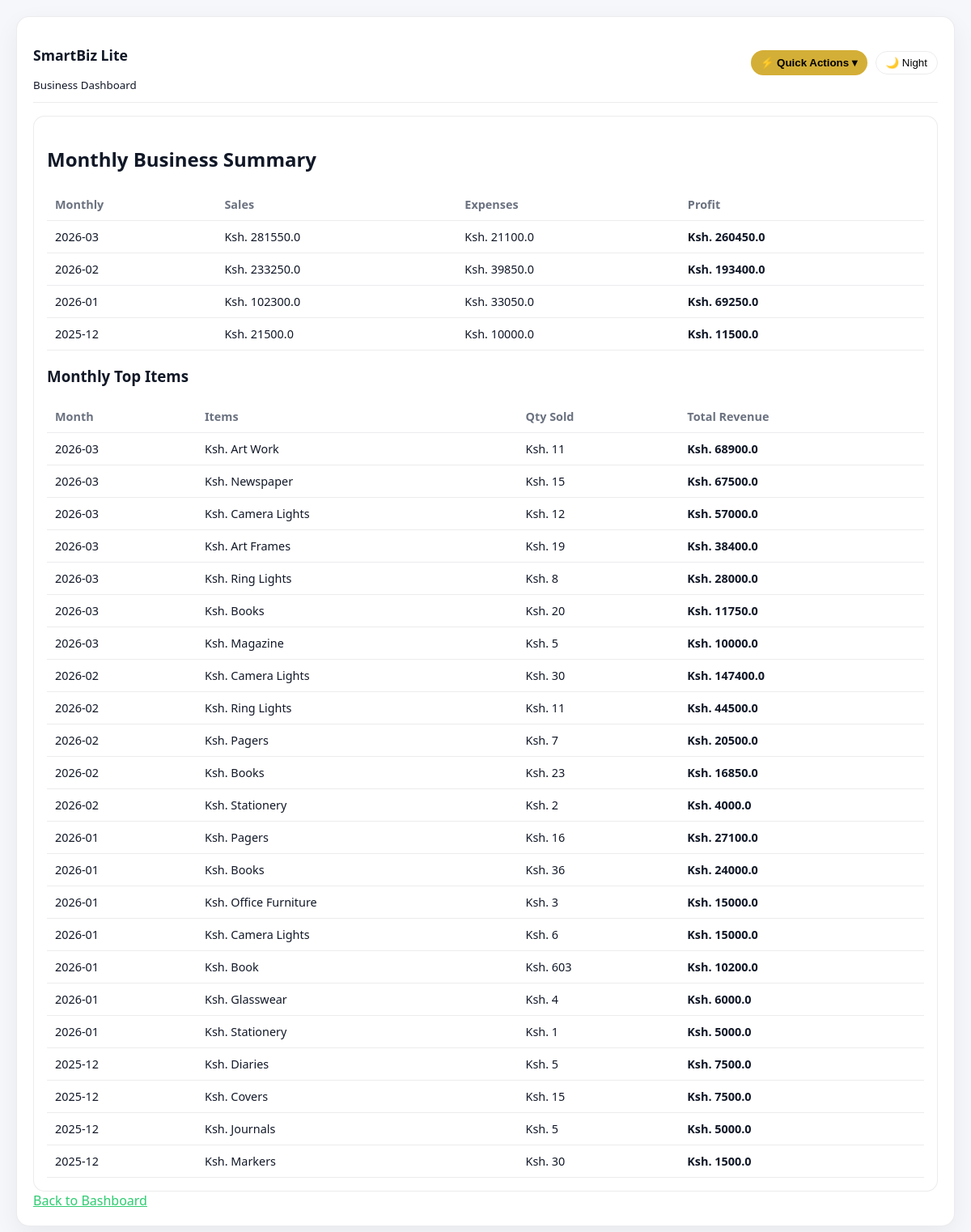
/monthly, run on the app's committed database.
### tables this page shows
CREATE TABLE sales (
            id INTEGER PRIMARY KEY AUTOINCREMENT,
            item TEXT NOT NULL,
            amount REAL NOT NULL,
            quantity INTEGER NOT NULL,
            total REAL NOT NULL,
            created_at TEXT NOT NULL,
            deleted INTEGER DEFAULT 0
        );

### app.py (the view)
@app.route("/monthly")
def monthly_totals():
    conn = get_db_connection()
    cur = conn.cursor()
    cur.execute("""
        SELECT strftime('%Y-%m', created_at) AS month,
               SUM(total) AS sales
        FROM sales
        GROUP BY strftime('%Y-%m', created_at)
        ORDER BY month DESC
    """)
    sales_by_month = cur.fetchall()
    cur.execute("""
        SELECT strftime('%Y-%m', created_at) AS month,
               SUM(amount) AS expenses
        FROM expenses
        GROUP BY strftime('%Y-%m', created_at)
        ORDER BY month DESC
    """)
    expenses_by_month = cur.fetchall()
    cur.execute("""
        SELECT strftime('%Y-%m', created_at) AS month,
               item,
               SUM(quantity) AS total_qty,
               SUM(total) AS total_amount
        FROM sales
        GROUP BY month, item
        ORDER BY month DESC, total_amount DESC
    """)
    monthly_items = cur.fetchall()
    conn.close()
    sales_map = {row['month']: row['sales'] for row in sales_by_month}
    expenses_map = {row['month']: row['expenses'] for row in expenses_by_month}
    months = sorted(set(sales_map) | set(expenses_map), reverse=True)
    monthly = []
    for m in months:
        s = sales_map.get(m, 0)
        e = expenses_map.get(m, 0)
        monthly.append({
            'month': m,
            'sales': s,
            'expenses': e,
            'profit': s - e
        })
    return render_template("monthly.html", monthly=monthly, monthly_items=monthly_items)

### db.py (called while the page is built)
def get_db_connection():
    conn = sqlite3.connect(DB_PATH)
    conn.row_factory = sqlite3.Row
    return conn

### templates/monthly.html (shortened to what this page needs)
{%extends "base.html" %}
{%block content%}
<div class='dashboard-section'>
    <div class='section-header'>
        <h2>Monthly Business Summary</h2>
    </div>
            <table class='data-table'>
                <thead>
                <tr>
                    <th>Monthly</th>
                    <th>Sales</th>
                    <th>Expenses</th>
                    <th>Profit</th>
                </tr>
            </thead>
            <tbody>
            {% for row in monthly %}
            <tr>
                <td>{{row.month}}</td>
                <td>Ksh. {{row.sales}}</td>
                <td>Ksh. {{row.expenses}}</td>
                <td><strong>Ksh. {{row.profit}}</strong></td>
            </tr>
            {%else%}
            <tr>
                <td colspan='4'>No data this week</td>
            </tr>
            {%endfor%}
            </tbody>
            </table>
        <h3>Monthly Top Items</h3>
        <table class='data-table'>
            <thead>
            <tr>
                <th>Month</th>
                <th>Items</th>
                <th>Qty Sold</th>
                <th>Total Revenue</th>
            </tr>
        </thead>
        <tbody>
        {% for item in monthly_items %}
        <tr>
            <td>{{item.month}}</td>
            <td>Ksh. {{item.item}}</td>
            <td>Ksh. {{item.total_qty}}</td>
            <td><strong>Ksh. {{item.total_amount}}</strong></td>
        </tr>
        {%else%}
        <tr>
            <td colspan='4'>No data this week</td>
        </tr>
        {%endfor%}
        </tbody>
        </table>
        </div>
          <div class='section-footer'>
                <a href='/'>Back to Bashboard</a>
          </div>
        </div>
</div>
{%endblock%}

### static/css/main.css (style rules this page uses)
:root { --bg: #f6f7fb; --text: #111827; --card: #ffffff; --muted: #6b7280; --accent: #D4AF37; --green: #2ecc71; --border: rgba(17, 24, 39, 0.08); --shadow: 0 10px 30px rgba(0,0,0,0.06); }
* { box-sizing: border-box; }
html, body { margin: 0; padding: 0; width: 100%; overflow-x: hidden; font-family: system-ui, -apple-system, Segoe UI, Roboto, sans-serif; background: var(--bg); color: var(--text); }
.dashboard-section { margin-top: 16px; padding: 16px; background: var(--card); border: 1px solid var(--border); border-radius: 14px; transition: all 0.2s ease; }
.data-table { width: 100%; border-collapse: collapse; min-width: 600px; }
.data-table th, .data-table td { padding: 10px; text-align: left; border-bottom: 1px solid var(--border); font-size: 0.9rem; }
.data-table th { color: var(--muted); font-weight: 600; }
a { color: var(--green); }
.card, .dashboard-section, .summary-box, .data-table, .dropdown-content { transition: all 0.25s ease; }

### data on the page
sales: month "2026-03", item "Newspaper", total_qty "15", total_amount "67500.0"
sales: month "2026-03", item "Magazine", total_qty "5", total_amount "10000.0"
sales: month "2026-01", item "Office Furniture", total_qty "3", total_amount "15000.0"
sales: month "2026-01", item "Glasswear", total_qty "4", total_amount "6000.0"
sales: month "2025-12", item "Diaries", total_qty "5", total_amount "7500.0"
sales: month "2025-12", item "Covers", total_qty "15", total_amount "7500.0"
sales: month "2025-12", item "Journals", total_qty "5", total_amount "5000.0"
sales: month "2025-12", item "Markers", total_qty "30", total_amount "1500.0"

### other printed values
{{ row.month }} "2026-03" "2026-02" "2026-01" "2025-12"
{{ row.sales }} "281550.0" "233250.0" "102300.0" "21500.0"
{{ row.expenses }} "21100.0" "39850.0" "33050.0" "10000.0"
{{ row.profit }} "260450.0" "193400.0" "69250.0" "11500.0"
{{ item.month }} "2026-03" "2026-03" "2026-03" "2026-03" "2026-03" "2026-02" "2026-02" "2026-02" "2026-02" "2026-02" "2026-01" "2026-01" "2026-01" "2026-01" "2026-01"
{{ item.item }} "Art Work" "Camera Lights" "Art Frames" "Ring Lights" "Books" "Camera Lights" "Ring Lights" "Pagers" "Books" "Stationery" "Pagers" "Books" "Camera Lights" "Book" "Stationery"
{{ item.total_qty }} "11" "12" "19" "8" "20" "30" "11" "7" "23" "2" "16" "36" "6" "603" "1"
{{ item.total_amount }} "68900.0" "57000.0" "38400.0" "28000.0" "11750.0" "147400.0" "44500.0" "20500.0" "16850.0" "4000.0" "27100.0" "24000.0" "15000.0" "10200.0" "5000.0"
